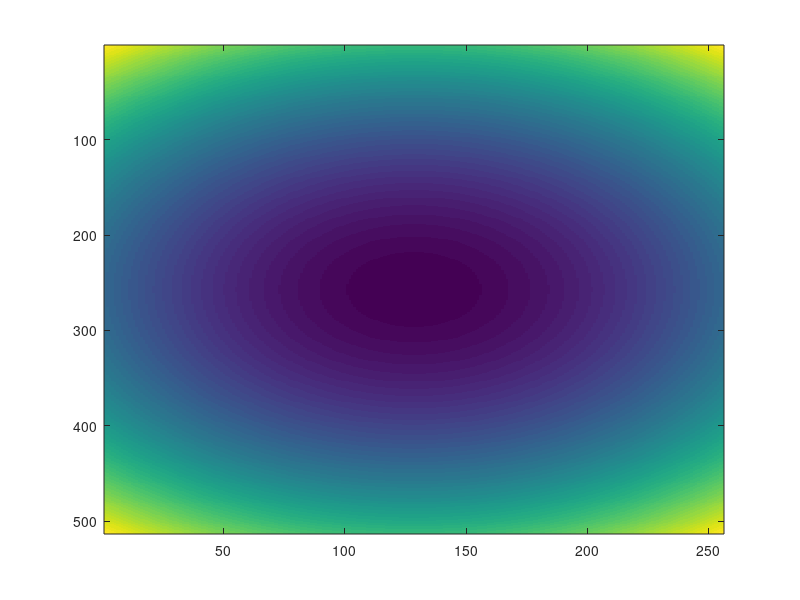

Recreate this plot in MATLAB. (Note: this script raises an error after producing the figure.)
%% Cartesian coordinates
close all
x= -1:2/255:1; y = -1:2/512:1;
halfx = length(x)/2;
halfy = length(y)/2;
[X,Y] = meshgrid(x,y);
f = @(xi,yi) exp(0.01*xi.^2+0.02*yi.^2);

%% Example figure
F=f(X,Y);
a = figure; b = imagesc(F);

%% Manual slider adjustment
[shiftYcoord, shiftXcoord] = f_addSliderPositioning(a,b);

%% All quadrants
X = X-shiftXcoord/halfx;
Y = Y-shiftYcoord/halfy;

%% Test figure with the shifts
G=f(X,Y);
figure; imagesc(x,y,G);
% xlim([-1 1]); ylim([-1 1]);

%%
manualShiftYcoord = 0;
manualShiftXcoord =  0;
localX = shiftXcoord;
localY = shiftYcoord;

monitorSize = [1920, 1080];

shiftX = localX + manualShiftXcoord; % Referred Overall SHIFTS from screen origin
shiftX = sign(shiftX-monitorSize(1)/2)*(shiftX + monitorSize(1)*(shiftX <= monitorSize(1)/2) - monitorSize(1)) - monitorSize(1)/2*(monitorSize(1)/2==shiftX); % Circshift X periodicity correction
shiftY = -(localY + manualShiftYcoord); % Circshift Y periodicity correction
shiftY = shiftY + monitorSize(2)*(abs(shiftY) > monitorSize(2)/2);

coorX = monitorSize(1)/2 + shiftX;
coorY = shiftY - monitorSize(2)/2;
